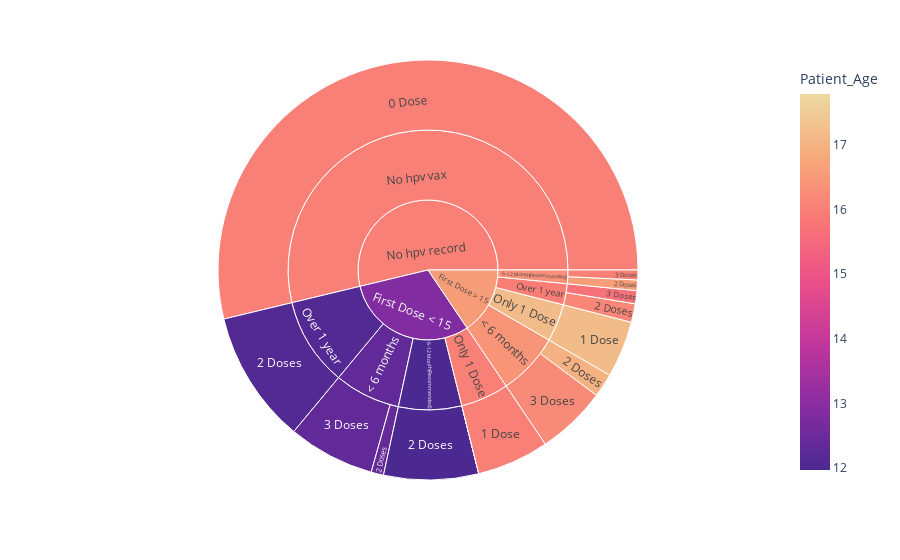

This figure's notebook cell:
### Code cell
df = grouped_patients
fig = px.sunburst(df, path=['firstDoseAge','gap12', 'Doses'], values='Count',
                  names='gap12',
                  color='Patient_Age', 
                  color_continuous_scale='Agsunset',
                  color_continuous_midpoint=np.average(df['Patient_Age']))
fig.show()

### Figure 1 — Plotly figure (JSON) as saved in the notebook; plotly's stock layout.template omitted (floating-point values rounded to 4 significant figures)
{"data": [{"branchvalues": "total", "customdata": [[16], [16], [17.2], [11.97], [16.6], [12.4], [17.01], [12.1], [16.14], [12.65], [16.0], [12.34], [16.23], [15.68], [11.97], [16.31], [12.35], [16.43], [16], [16], [17.2], [12.1], [15.95], [12.84], [16.56], [16]], "domain": {"x": [0, 1], "y": [0, 1]}, "hovertemplate": "labels=%{label}<br>Count=%{value}<br>parent=%{parent}<br>id=%{id}<br>Patient_Age=%{color}<extra></extra>", "ids": ["No hpv record/No hpv vax/0 Dose", "First Dose < 15/Only 1 Dose/1 Dose", "First Dose > 15/Only 1 Dose/1 Dose", "First Dose < 15/6-12 Month(Recommended)/2 Doses", "First Dose > 15/6-12 Month(Recommended)/2 Doses", "First Dose < 15/< 6 months/2 Doses", "First Dose > 15/< 6 months/2 Doses", "First Dose < 15/Over 1 year/2 Doses", "First Dose > 15/Over 1 year/2 Doses", "First Dose < 15/6-12 Month(Recommended)/3 Doses", "First Dose > 15/6-12 Month(Recommended)/3 Doses", "First Dose < 15/< 6 months/3 Doses", "First Dose > 15/< 6 months/3 Doses", "First Dose > 15/Over 1 year/3 Doses", "First Dose < 15/6-12 Month(Recommended)", "First Dose > 15/6-12 Month(Recommended)", "First Dose < 15/< 6 months", "First Dose > 15/< 6 months", "No hpv record/No hpv vax", "First Dose < 15/Only 1 Dose", "First Dose > 15/Only 1 Dose", "First Dose < 15/Over 1 year", "First Dose > 15/Over 1 year", "First Dose < 15", "First Dose > 15", "No hpv record"], "labels": ["0 Dose", "1 Dose", "1 Dose", "2 Doses", "2 Doses", "2 Doses", "2 Doses", "2 Doses", "2 Doses", "3 Doses", "3 Doses", "3 Doses", "3 Doses", "3 Doses", "6-12 Month(Recommended)", "6-12 Month(Recommended)", "< 6 months", "< 6 months", "No hpv vax", "Only 1 Dose", "Only 1 Dose", "Over 1 year", "Over 1 year", "First Dose < 15", "First Dose > 15", "No hpv record"], "marker": {"coloraxis": "coloraxis", "colors": [16, 16, 17.2, 11.97, 16.6, 12.4, 17.01, 12.1, 16.14, 12.65, 16.0, 12.34, 16.23, 15.68, 11.97, 16.31, 12.35, 16.43, 16, 16, 17.2, 12.1, 15.95, 12.84, 16.56, 16]}, "name": "", "parents": ["No hpv record/No hpv vax", "First Dose < 15/Only 1 Dose", "First Dose > 15/Only 1 Dose", "First Dose < 15/6-12 Month(Recommended)", "First Dose > 15/6-12 Month(Recommended)", "First Dose < 15/< 6 months", "First Dose > 15/< 6 months", "First Dose < 15/Over 1 year", "First Dose > 15/Over 1 year", "First Dose < 15/6-12 Month(Recommended)", "First Dose > 15/6-12 Month(Recommended)", "First Dose < 15/< 6 months", "First Dose > 15/< 6 months", "First Dose > 15/Over 1 year", "First Dose < 15", "First Dose > 15", "First Dose < 15", "First Dose > 15", "No hpv record", "First Dose < 15", "First Dose > 15", "First Dose < 15", "First Dose > 15", "", "", ""], "type": "sunburst", "values": [477499, 49312, 38598, 64724, 7214, 8507, 16213, 90708, 12702, 17, 6715, 59284, 47824, 8960, 64741, 13929, 67791, 64037, 477499, 49312, 38598, 90708, 21662, 272552, 138226, 477499]}], "layout": {"coloraxis": {"cmid": 14.88, "colorbar": {"title": {"text": "Patient_Age"}}, "colorscale": [[0, "rgb(75, 41, 145)"], [0.1667, "rgb(135, 44, 162)"], [0.3333, "rgb(192, 54, 157)"], [0.5, "rgb(234, 79, 136)"], [0.6667, "rgb(250, 120, 118)"], [0.8333, "rgb(246, 169, 122)"], [1, "rgb(237, 217, 163)"]]}, "legend": {"tracegroupgap": 0}, "margin": {"t": 60}}}
